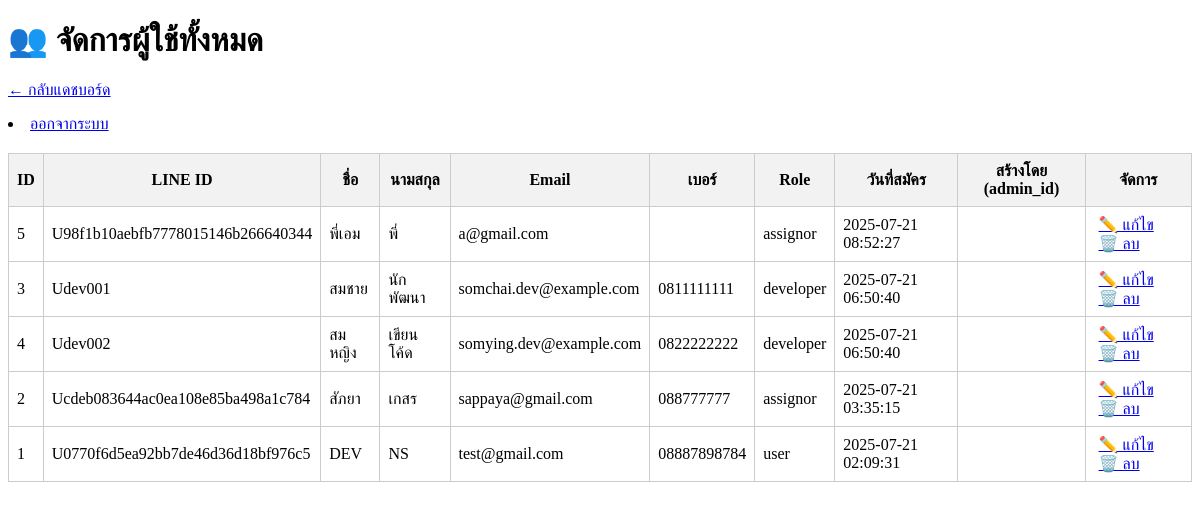
Before: /admin/manage_users.php (signed in) with the older database file.
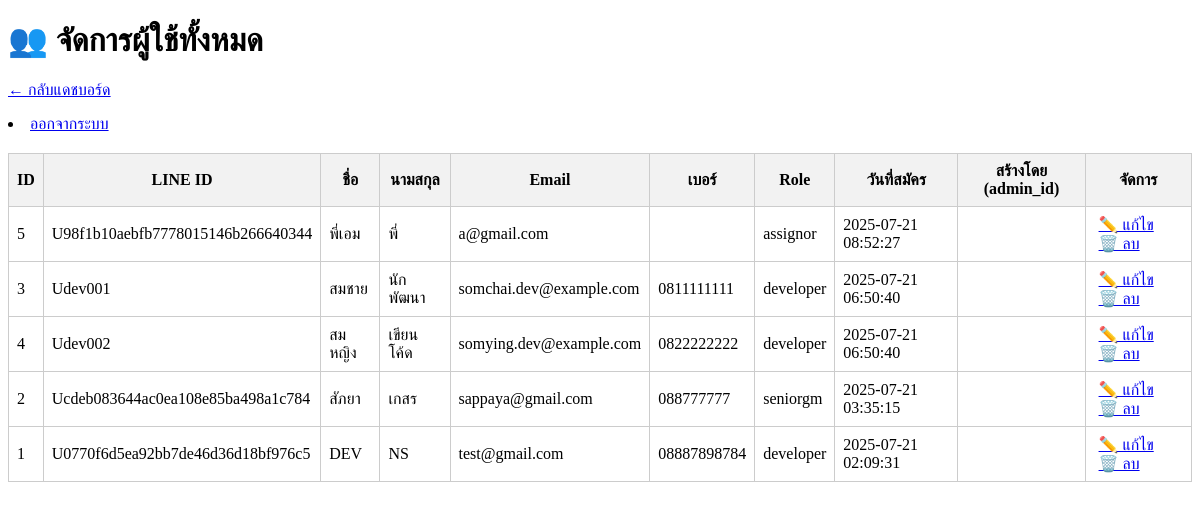
After: the same page with the newer database file.
### tables this page shows
CREATE TABLE `users` (
  `id` int(11) NOT NULL,
  `line_id` varchar(255) NOT NULL,
  `name` varchar(255) DEFAULT NULL,
  `lastname` varchar(255) DEFAULT NULL,
  `position` varchar(100) DEFAULT NULL,
  `email` varchar(255) DEFAULT NULL,
  `created_at` timestamp NOT NULL DEFAULT current_timestamp(),
  `phone` varchar(20) DEFAULT NULL,
  `role` varchar(50) NOT NULL DEFAULT 'user',
  `created_by_admin_id` int(11) DEFAULT NULL
);

### admin/manage_users.php (the view, shortened to what this page needs)
<?php
require_once __DIR__ . '/../config/database.php';
$stmt = $conn->query("SELECT * FROM users ORDER BY created_at DESC");
$users = $stmt->fetchAll(PDO::FETCH_ASSOC);
?>
<!DOCTYPE html>
<html>
<head>
</head>
<body>
    <h1>👥 จัดการผู้ใช้ทั้งหมด</h1>
    <p><a href="dashboard.php">← กลับแดชบอร์ด</a></p>
    <li><a href="logout.php">ออกจากระบบ</a></li>
    <table>
        <thead>
            <tr>
                <th>ID</th>
                <th>LINE ID</th>
                <th>ชื่อ</th>
                <th>นามสกุล</th>
                <th>Email</th>
                <th>เบอร์</th>
                <th>Role</th>
                <th>วันที่สมัคร</th>
                <th>สร้างโดย (admin_id)</th>
                <th>จัดการ</th>
            </tr>
        </thead>
        <tbody>
            <?php foreach ($users as $user): ?>
                <tr>
                    <td><?= htmlspecialchars($user['id']) ?></td>
                    <td><?= htmlspecialchars($user['line_id']) ?></td>
                    <td><?= htmlspecialchars($user['name']) ?></td>
                    <td><?= htmlspecialchars($user['lastname']) ?></td>
                    <td><?= htmlspecialchars($user['email']) ?></td>
                    <td><?= htmlspecialchars($user['phone']) ?></td>
                    <td><?= htmlspecialchars($user['role']) ?></td>
                    <td><?= htmlspecialchars($user['created_at']) ?></td>
                    <td><?= htmlspecialchars($user['created_by_admin_id']) ?></td>
                    <td class="actions">
                        <a href="edit_user.php?id=<?= $user['id'] ?>">✏️ แก้ไข</a>
                        <a href="delete_user.php?id=<?= $user['id'] ?>" onclick="return confirm('คุณแน่ใจว่าต้องการลบ?')">🗑️ ลบ</a>
                    </td>
                </tr>
            <?php endforeach; ?>
        </tbody>
    </table>
</body>
</html>

### admin/manage_users.php (style rules this page uses)
table { border-collapse: collapse; width: 100%; margin-top: 20px; }
th, td { border: 1px solid #ccc; padding: 8px; }
th { background-color: #f2f2f2; }
.actions a { margin: 0 5px; }

Changed rows visible on the page:
changed users "Ucdeb083644ac0ea108e85ba498a1c784": role "assignor" → "seniorgm"
changed users "U0770f6d5ea92bb7de46d36d18bf976c5": role "user" → "developer"
